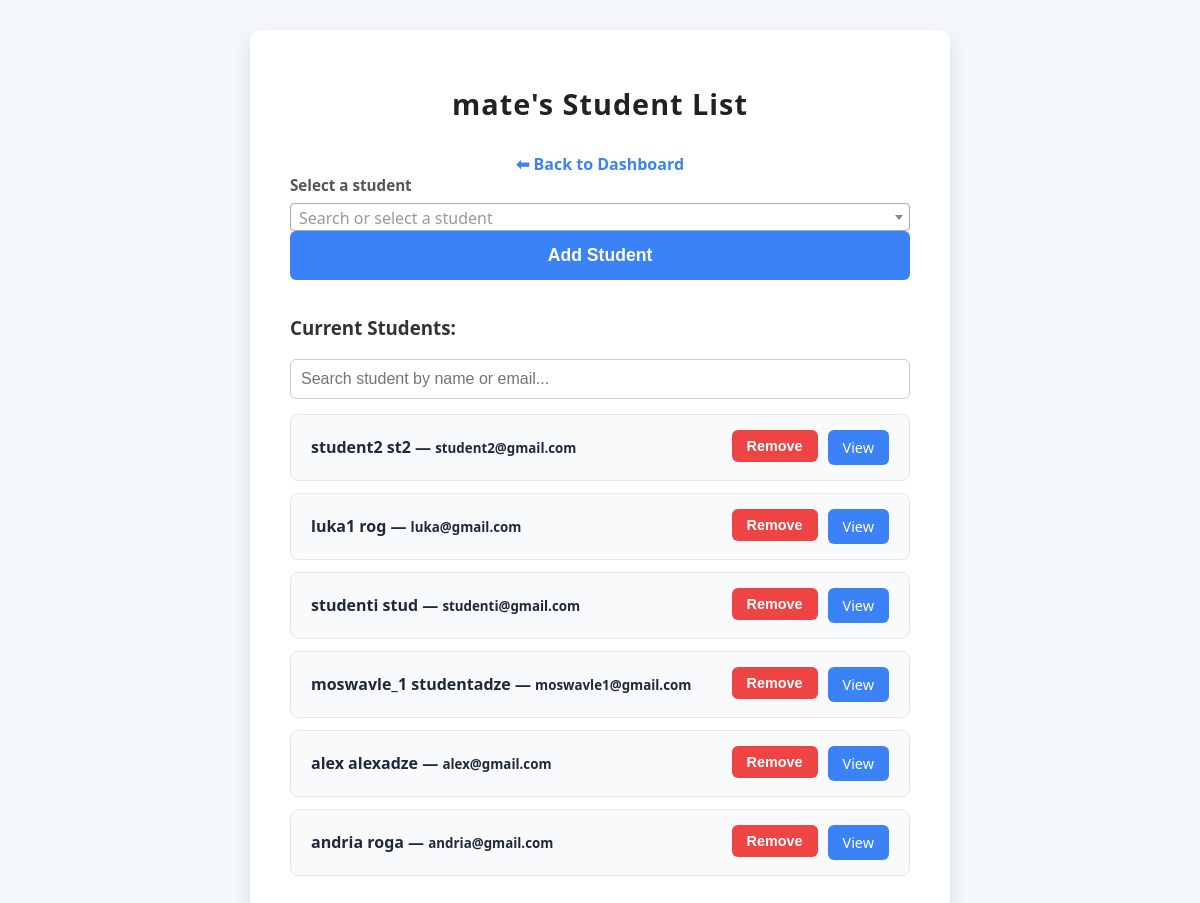
The page /lector/manage-students/ (signed in) on the database its author committed.
### core/models.py (models this page shows, shortened)
class Lector(models.Model):
    name = models.CharField(max_length=100)
    surname = models.CharField(max_length=100)
    email = models.EmailField(unique=True)
    lector_id = models.CharField(max_length=100, unique=True)  # Unique ID for Lector
    password=models.CharField(max_length=150,null=True, blank=True)
    students = models.ManyToManyField('Student', related_name='lectors', blank=True)
    profile_image = models.ImageField(upload_to='profile_pics/', null=True, blank=True)

class Student(models.Model):
    name = models.CharField(max_length=100)
    surname = models.CharField(max_length=100)
    email = models.EmailField(unique=True)
    student_id = models.CharField(max_length=100, unique=True)  # Unique ID for Student
    password=models.CharField(max_length=100,null=True, blank=True)
    profile_image = models.ImageField(upload_to='profile_pics/', null=True, blank=True)
    def __str__(self):
        return f"{self.name} {self.surname}"

### core/views.py (the view)
# urls.py: path('lector/manage-students/', views.manage_students, name='manage_students'),
def manage_students(request):
    lector_email = request.session.get('lector_email')
    if not lector_email:
        return redirect('lector-login')
    try:
        lector = Lector.objects.get(email=lector_email)
    except Lector.DoesNotExist:
        messages.error(request, "Lector not found.")
        return redirect('lector-login')
    if request.method == 'POST':
        form = AddStudentForm(request.POST)
        if form.is_valid():
            student = form.cleaned_data['student']
            lector.students.add(student)
            messages.success(request, f"{student.name} has been added to your student list.")
            return redirect('manage_students')
    else:
        form = AddStudentForm()
    student_list = lector.students.all()
    return render(request, 'manage_students.html', {
        'form': form,
        'student_list': student_list,
        'name': lector.name
    })

### core/forms.py
class AddStudentForm(forms.Form):
    student = forms.ModelChoiceField(
        queryset=Student.objects.all(),
        label="Select a student",
        widget=forms.Select(attrs={
            'class': 'form-control student-select',  # Add class for JS
            'style': 'width: 100%;'
        })
    )

### templates/manage_students.html (shortened to what this page needs)
<!DOCTYPE html>
<html lang="en">
<head>
    <link href="https://cdn.jsdelivr.net/npm/select2@4.1.0-rc.0/dist/css/select2.min.css" rel="stylesheet" />
</head>
<body>
    <div class="container">
        <h2>{{ name }}'s Student List</h2>
        <a href="{% url 'lector_dashboard' %}" class="back-link">⬅ Back to Dashboard</a>
        <form method="POST" novalidate>
            <div>
                <label for="{{ form.student.id_for_label }}">{{ form.student.label }}</label>
            </div>
            <button type="submit">Add Student</button>
        </form>
        <h3>Current Students:</h3>
        <input type="text" id="studentSearch" placeholder="Search student by name or email...">
        {% if student_list %}
        <ul id="studentList">
            {% for student in student_list %}
                <li>
                    <div class="student-info">
                        {{ student.name }} {{ student.surname }} — <small>{{ student.email }}</small>
                    </div>
                    <div class="student-actions">
                        <form method="POST" action="{% url 'remove_student' student.id %}" onsubmit="return confirm('Are you sure you want to remove this student?');">
                            <button type="submit" aria-label="Remove {{ student.name }}">Remove</button>
                        </form>
                        <a href="{% url 'student_detail' student.id %}" aria-label="View details of {{ student.name }}">View</a>
                    </div>
                </li>
            {% endfor %}
        </ul>
        {% else %}
            <p class="no-students">No students added yet.</p>
        {% endif %}
    </div>
</body>
</html>

### templates/manage_students.html (style rules this page uses)
* { box-sizing: border-box; }
body { font-family: 'Segoe UI', Tahoma, Geneva, Verdana, sans-serif; background: #f4f7fb; margin: 0; padding: 30px 15px; color: #333; min-height: 100vh; display: flex; justify-content: center; align-items: flex-start; }
.container { background: #fff; width: 100%; max-width: 700px; border-radius: 10px; padding: 30px 40px; box-shadow: 0 8px 20px rgba(0, 0, 0, 0.1); }
h2 { margin-bottom: 25px; font-weight: 700; font-size: 1.8rem; color: #222; text-align: center; letter-spacing: 1px; }
form { margin-bottom: 35px; }
label { display: block; margin-bottom: 8px; font-weight: 600; color: #555; font-size: 0.95rem; }
select, input[type="text"], input[type="email"], input[type="password"], textarea { width: 100%; padding: 12px 15px; margin-bottom: 20px; border: 1.8px solid #ccc; border-radius: 6px; font-size: 1rem; transition: border-color 0.3s ease; }
button { background-color: #3b82f6; color: white; font-weight: 600; border: none; padding: 14px 0; width: 100%; font-size: 1.1rem; border-radius: 6px; cursor: pointer; transition: background-color 0.25s ease; }
ul { list-style: none; padding: 0; margin: 0; }
li { display: flex; align-items: center; justify-content: space-between; background: #f9fafb; border: 1px solid #e5e7eb; padding: 15px 20px; border-radius: 8px; margin-bottom: 12px; transition: background-color 0.2s ease; }
.student-info { flex: 1; font-weight: 600; color: #1e293b; }
.student-actions { display: flex; gap: 10px; }
.student-actions form { margin: 0; }
.student-actions button { background-color: #ef4444; padding: 8px 15px; font-size: 0.9rem; border-radius: 6px; width: auto; }
.student-actions a { padding: 8px 15px; background-color: #3b82f6; color: white; border-radius: 6px; text-decoration: none; font-size: 0.9rem; display: flex; align-items: center; justify-content: center; transition: background-color 0.25s ease; }
.back-link { display: block; margin-top: 30px; text-align: center; font-weight: 600; color: #3b82f6; text-decoration: none; font-size: 1rem; }
#studentSearch { padding: 10px; width: 100%; margin-bottom: 15px; border-radius: 6px; border: 1.5px solid #ccc; font-size: 1rem; }

### rows shown on the page
Lector: name "mate"
Student: name "student2", surname "st2", email "student2@gmail.com"
Student: name "luka1", surname "rog", email "luka@gmail.com"
Student: name "studenti", surname "stud", email "studenti@gmail.com"
Student: name "moswavle_1", surname "studentadze", email "moswavle1@gmail.com"
Student: name "alex", surname "alexadze", email "alex@gmail.com"
Student: name "andria", surname "roga", email "andria@gmail.com"
